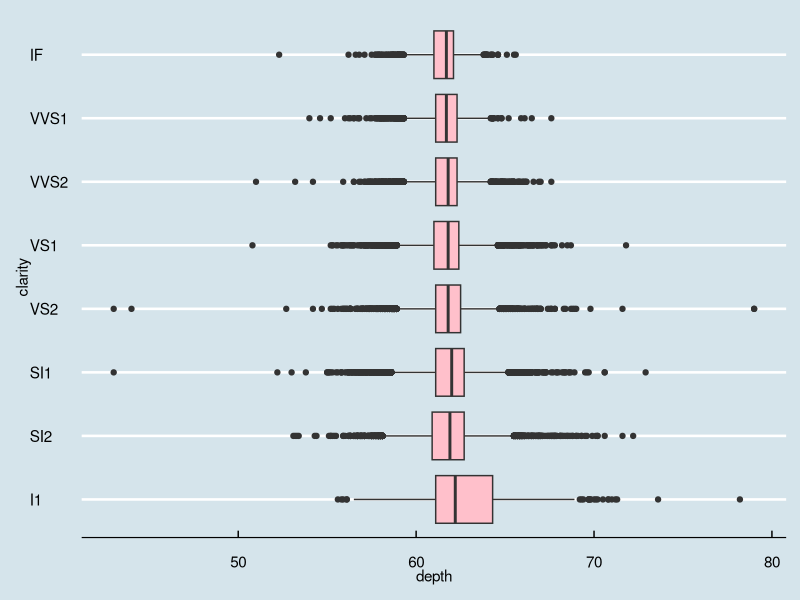
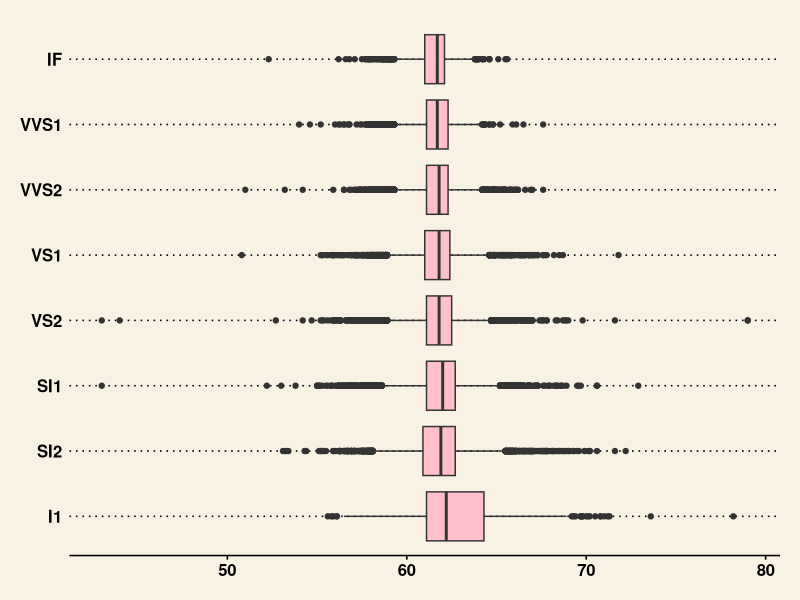

Generate these figures, in order, with R:
## ---- chunk 1
#library(tidyverse)
library(ggplot2)
library(ggthemes)
## ---- chunk 2

ggplot(diamonds, aes(clarity, depth)) +
  geom_boxplot(fill = "pink") +
  coord_flip() + 
  theme_economist()

## ---- chunk 3

ggplot(diamonds, aes(clarity, depth)) +
  geom_boxplot(fill = "pink") +
  coord_flip() + 
  theme_wsj()

